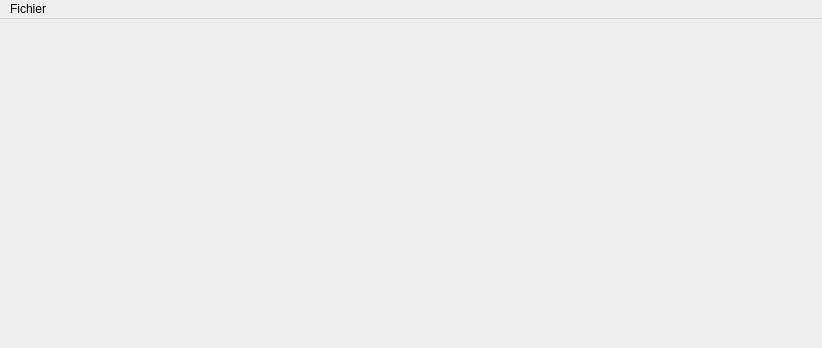
<?xml version="1.0" encoding="UTF-8"?>
<ui version="4.0">
 <class>LinuxWindow</class>
 <widget class="QMainWindow" name="LinuxWindow">
  <property name="geometry">
   <rect>
    <x>0</x>
    <y>0</y>
    <width>822</width>
    <height>348</height>
   </rect>
  </property>
  <property name="windowTitle">
   <string>Files Drag &amp; Drop</string>
  </property>
  <widget class="QWidget" name="centralwidget">
   <layout class="QVBoxLayout" name="verticalLayout">
    <property name="spacing">
     <number>0</number>
    </property>
    <property name="leftMargin">
     <number>0</number>
    </property>
    <property name="topMargin">
     <number>0</number>
    </property>
    <property name="rightMargin">
     <number>0</number>
    </property>
    <property name="bottomMargin">
     <number>0</number>
    </property>
   </layout>
  </widget>
  <widget class="QMenuBar" name="menubar">
   <property name="geometry">
    <rect>
     <x>0</x>
     <y>0</y>
     <width>822</width>
     <height>25</height>
    </rect>
   </property>
   <widget class="QMenu" name="menuParam_tres">
    <property name="title">
     <string>Fichier</string>
    </property>
    <addaction name="actionSettings"/>
   </widget>
   <addaction name="menuParam_tres"/>
  </widget>
  <action name="actionSettings">
   <property name="text">
    <string>Paramètres</string>
   </property>
  </action>
 </widget>
 <resources/>
 <connections/>
</ui>
